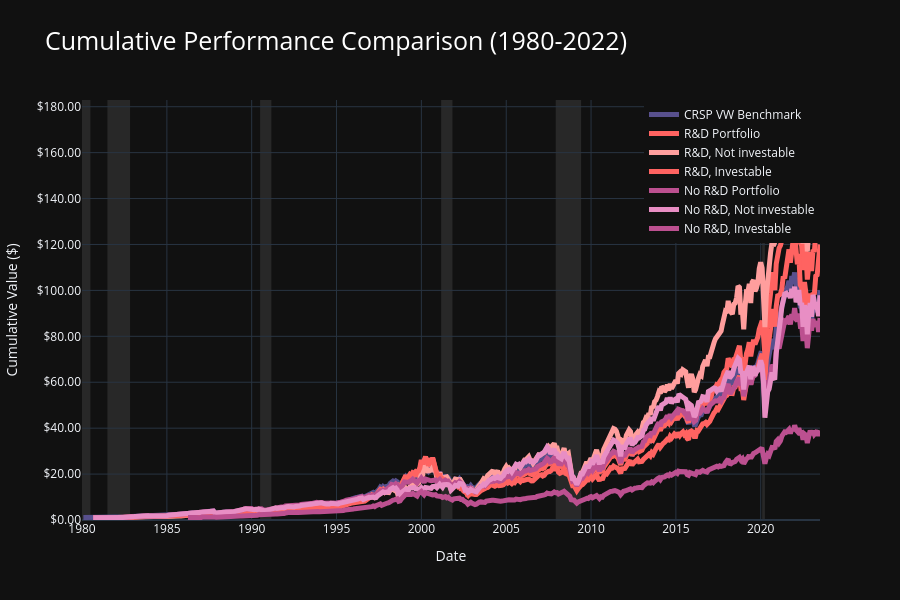
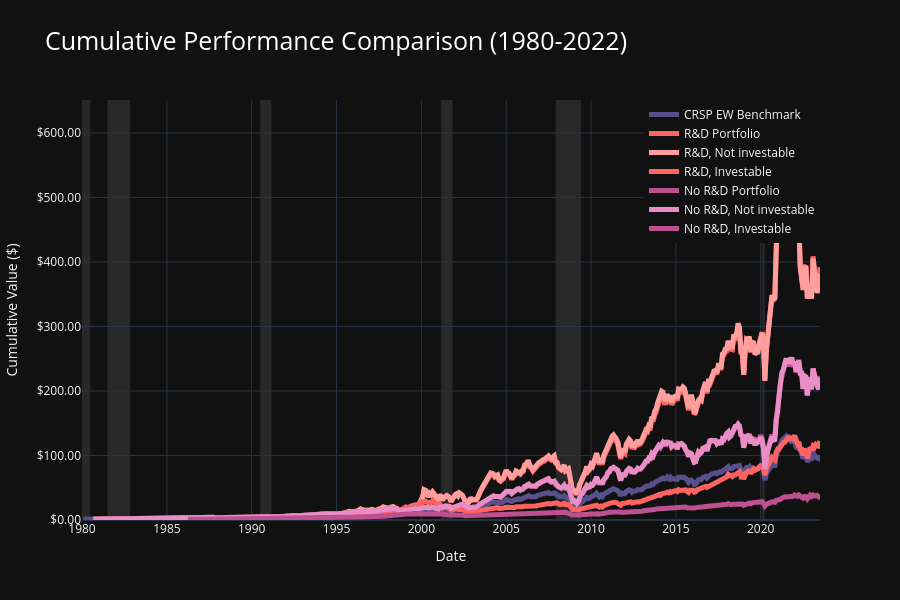

The notebook cell saved with these charts, in order:
### Markdown cell above
## Main Execution

### Code cell
# ============================================================================

performance_table = format_performance_table(portfolio_metrics)
performance_table_8 = format_performance_table(portfolio_metrics_8)
sector_table = format_sector_table(sector_metrics)

# Prepare chart data (2 portfolios + 4 investability portfolios)
chart_data = portfolio_returns.melt(
    id_vars=['date', 'research_not'],
    value_vars=['ew_return', 'vw_return'],
    var_name='weighting',
    value_name='value'
)
chart_data['key'] = chart_data['weighting'] + '_' + chart_data['research_not']

chart_data_8 = portfolio_returns_8.melt(
    id_vars=['date', 'portfolio_id'],
    value_vars=['ew_return', 'vw_return'],
    var_name='weighting',
    value_name='value'
)
chart_data_8['key'] = chart_data_8['weighting'] + '_' + chart_data_8['portfolio_id']
chart_data = pd.concat([chart_data, chart_data_8[['date', 'key', 'value']]], ignore_index=True)

# Add benchmarks
market_vw = market_returns.copy()
market_vw['date'] = market_vw['date'] + pd.offsets.MonthEnd(0)
market_vw['key'] = 'vw_return_CRSP_VW_Benchmark'
market_vw['value'] = market_vw['vwretd']
chart_data = pd.concat([
    chart_data,
    market_vw[['date', 'key', 'value']]
], ignore_index=True)

market_ew = market_returns.copy()
market_ew['date'] = market_ew['date'] + pd.offsets.MonthEnd(0)
market_ew['key'] = 'ew_return_CRSP_EW_Benchmark'
market_ew['value'] = market_ew['ewretd']
chart_data = pd.concat([
    chart_data,
    market_ew[['date', 'key', 'value']]
], ignore_index=True)

chart_data = chart_data[chart_data['date'] >= start_date].sort_values(['key', 'date'])

# Use transform/cumprod so the result aligns to the original index
chart_data['cumvalue'] = (1.0 + pd.to_numeric(chart_data['value'], errors='coerce')).groupby(chart_data['key']).cumprod()

recessions = pd.DataFrame({
    'start': pd.to_datetime(['1980-01-01', '1981-07-01', '1990-07-01', '2001-03-01', '2007-12-01', '2020-02-01']),
    'end': pd.to_datetime(['1980-07-01', '1982-11-01', '1991-03-01', '2001-11-01', '2009-06-01', '2020-04-01'])
})
recessions = recessions[
    (recessions['start'] >= start_date) & (recessions['start'] <= end_date)
]

colors = {
    'R&D Portfolio': '#ff6361',
    'No R&D Portfolio': '#bc5090',
    'R&D, Investable': '#ff6361',
    'R&D, Not investable': '#ff9e9d',
    'No R&D, Investable': '#bc5090',
    'No R&D, Not investable': '#e88ec4',
    'CRSP VW Benchmark': '#58508d',
    'CRSP EW Benchmark': '#58508d'
}

chart_a = create_performance_chart(chart_data, 'vw', recessions, colors, start_date)
chart_b = create_performance_chart(chart_data, 'ew', recessions, colors, start_date)

custom_css = """
<style>
@import url('https://fonts.googleapis.com/css2?family=Tomorrow:wght@400;600;700&display=swap');
body { font-family: 'Tomorrow', sans-serif; background-color: #1d1d1c; padding: 1rem; margin: 0; color: white; }
:root { font-size: 25px; }
.table-dark.table-striped tbody tr:nth-of-type(odd) { background-color: rgba(255, 255, 255, 0.05) !important; }
.table-dark.table-striped tbody tr:nth-of-type(even) { background-color: rgba(0, 0, 0, 0.15) !important; }
.table-dark tbody tr[style*='color'] { background-color: inherit !important; }
.table-dark td, .table-dark th { padding: 0.5rem 0.75rem !important; }
</style>
"""

alpha_table = create_alpha_table(portfolio_metrics, market_returns, rf_rate_monthly)
alpha_table_8 = create_alpha_table(portfolio_metrics_8, market_returns, rf_rate_monthly)
alpha_table_html_wrapped = create_alpha_table_html(alpha_table, custom_css)
alpha_table_8_html_wrapped = create_alpha_table_html(alpha_table_8, custom_css)

# Display outputs
if __name__ == '__main__' or 'get_ipython' in globals():
    # Display tables
    print("\nPerformance Table (2 portfolios):")
    print(performance_table.to_string())
    
    print("\nPerformance Table — 8 portfolios (R&D × Investability):")
    print(performance_table_8.to_string())
    
    print("\nSector Table:")
    print(sector_table.to_string())
    
    # Display charts
    chart_a.show()
    chart_b.show()
    
    # Display alpha table HTML (2 portfolios and 8 portfolios)
    from IPython.display import HTML, display
    display(HTML("<h3>Alpha table (2 portfolios)</h3>"))
    display(HTML(alpha_table_html_wrapped))
    display(HTML("<h3>Alpha table — 8 portfolios (R&D × Investability)</h3>"))
    display(HTML(alpha_table_8_html_wrapped))

# Save workspace (don't save connection - WRDS connections can't be pickled)
workspace = {
    'merged': merged, 'portfolio_returns': portfolio_returns,
    'portfolio_returns_8': portfolio_returns_8, 'portfolio_metrics': portfolio_metrics,
    'portfolio_metrics_8': portfolio_metrics_8, 'portfolio_returns_sector': portfolio_returns_sector,
    'market_returns': market_returns, 'sector_metrics': sector_metrics,
    'performance_table': performance_table, 'performance_table_8': performance_table_8,
    'sector_table': sector_table, 'analysis_data': analysis_data,
    'alpha_table': alpha_table, 'alpha_table_8': alpha_table_8,
    'alpha_table_html_wrapped': alpha_table_html_wrapped, 'alpha_table_8_html_wrapped': alpha_table_8_html_wrapped,
    'start_year': start_year, 'end_year': end_year,
    'start_date': start_date, 'end_date': end_date, 'cusip_target': cusip_target
}
with open(workspace_file, 'wb') as f:
    pickle.dump(workspace, f)

### Figure 1 — Plotly figure (JSON) as saved in the notebook; plotly's stock layout.template omitted (floating-point values rounded to 4 significant figures; data arrays with more than 128 entries replaced by an {"elided": "..."} marker saying what was removed)
{"data": [{"hovertemplate": "<b>CRSP VW Benchmark</b><br>Date: %{x|%Y-%m}<br>Value: $%{y:.2f}<extra></extra>", "line": {"color": "#58508d", "width": 5}, "mode": "lines", "name": "CRSP VW Benchmark", "type": "scatter", "x": {"elided": "522 str values"}, "y": {"elided": "522 float values"}}, {"hovertemplate": "<b>R&D Portfolio</b><br>Date: %{x|%Y-%m}<br>Value: $%{y:.2f}<extra></extra>", "line": {"color": "#ff6361", "width": 5}, "mode": "lines", "name": "R&D Portfolio", "type": "scatter", "x": {"elided": "515 str values"}, "y": {"elided": "515 float values"}}, {"hovertemplate": "<b>R&D, Not investable</b><br>Date: %{x|%Y-%m}<br>Value: $%{y:.2f}<extra></extra>", "line": {"color": "#ff9e9d", "width": 5}, "mode": "lines", "name": "R&D, Not investable", "type": "scatter", "x": {"elided": "515 str values"}, "y": {"elided": "515 float values"}}, {"hovertemplate": "<b>R&D, Investable</b><br>Date: %{x|%Y-%m}<br>Value: $%{y:.2f}<extra></extra>", "line": {"color": "#ff6361", "width": 5}, "mode": "lines", "name": "R&D, Investable", "type": "scatter", "x": {"elided": "504 str values"}, "y": {"elided": "504 float values"}}, {"hovertemplate": "<b>No R&D Portfolio</b><br>Date: %{x|%Y-%m}<br>Value: $%{y:.2f}<extra></extra>", "line": {"color": "#bc5090", "width": 5}, "mode": "lines", "name": "No R&D Portfolio", "type": "scatter", "x": {"elided": "515 str values"}, "y": {"elided": "515 float values"}}, {"hovertemplate": "<b>No R&D, Not investable</b><br>Date: %{x|%Y-%m}<br>Value: $%{y:.2f}<extra></extra>", "line": {"color": "#e88ec4", "width": 5}, "mode": "lines", "name": "No R&D, Not investable", "type": "scatter", "x": {"elided": "515 str values"}, "y": {"elided": "515 float values"}}, {"hovertemplate": "<b>No R&D, Investable</b><br>Date: %{x|%Y-%m}<br>Value: $%{y:.2f}<extra></extra>", "line": {"color": "#bc5090", "width": 5}, "mode": "lines", "name": "No R&D, Investable", "type": "scatter", "x": {"elided": "448 str values"}, "y": {"elided": "448 float values"}}], "layout": {"height": 600, "hovermode": "x unified", "legend": {"orientation": "v", "x": 1, "xanchor": "right", "y": 1, "yanchor": "top"}, "shapes": [{"fillcolor": "rgba(128, 128, 128, 0.2)", "layer": "below", "line": {"width": 0}, "type": "rect", "x0": "1980-01-01T00:00:00", "x1": "1980-07-01T00:00:00", "xref": "x", "y0": 0, "y1": 1, "yref": "y domain"}, {"fillcolor": "rgba(128, 128, 128, 0.2)", "layer": "below", "line": {"width": 0}, "type": "rect", "x0": "1981-07-01T00:00:00", "x1": "1982-11-01T00:00:00", "xref": "x", "y0": 0, "y1": 1, "yref": "y domain"}, {"fillcolor": "rgba(128, 128, 128, 0.2)", "layer": "below", "line": {"width": 0}, "type": "rect", "x0": "1990-07-01T00:00:00", "x1": "1991-03-01T00:00:00", "xref": "x", "y0": 0, "y1": 1, "yref": "y domain"}, {"fillcolor": "rgba(128, 128, 128, 0.2)", "layer": "below", "line": {"width": 0}, "type": "rect", "x0": "2001-03-01T00:00:00", "x1": "2001-11-01T00:00:00", "xref": "x", "y0": 0, "y1": 1, "yref": "y domain"}, {"fillcolor": "rgba(128, 128, 128, 0.2)", "layer": "below", "line": {"width": 0}, "type": "rect", "x0": "2007-12-01T00:00:00", "x1": "2009-06-01T00:00:00", "xref": "x", "y0": 0, "y1": 1, "yref": "y domain"}, {"fillcolor": "rgba(128, 128, 128, 0.2)", "layer": "below", "line": {"width": 0}, "type": "rect", "x0": "2020-02-01T00:00:00", "x1": "2020-04-01T00:00:00", "xref": "x", "y0": 0, "y1": 1, "yref": "y domain"}], "title": {"font": {"color": "white", "size": 25}, "text": "Cumulative Performance Comparison (1980-2022)"}, "xaxis": {"title": {"text": "Date"}}, "yaxis": {"rangemode": "tozero", "tickformat": "$.2f", "title": {"text": "Cumulative Value ($)"}}}}

### Figure 2 — Plotly figure (JSON) as saved in the notebook; plotly's stock layout.template omitted (floating-point values rounded to 4 significant figures; data arrays with more than 128 entries replaced by an {"elided": "..."} marker saying what was removed)
{"data": [{"hovertemplate": "<b>CRSP EW Benchmark</b><br>Date: %{x|%Y-%m}<br>Value: $%{y:.2f}<extra></extra>", "line": {"color": "#58508d", "width": 5}, "mode": "lines", "name": "CRSP EW Benchmark", "type": "scatter", "x": {"elided": "522 str values"}, "y": {"elided": "522 float values"}}, {"hovertemplate": "<b>R&D Portfolio</b><br>Date: %{x|%Y-%m}<br>Value: $%{y:.2f}<extra></extra>", "line": {"color": "#ff6361", "width": 5}, "mode": "lines", "name": "R&D Portfolio", "type": "scatter", "x": {"elided": "515 str values"}, "y": {"elided": "515 float values"}}, {"hovertemplate": "<b>R&D, Not investable</b><br>Date: %{x|%Y-%m}<br>Value: $%{y:.2f}<extra></extra>", "line": {"color": "#ff9e9d", "width": 5}, "mode": "lines", "name": "R&D, Not investable", "type": "scatter", "x": {"elided": "515 str values"}, "y": {"elided": "515 float values"}}, {"hovertemplate": "<b>R&D, Investable</b><br>Date: %{x|%Y-%m}<br>Value: $%{y:.2f}<extra></extra>", "line": {"color": "#ff6361", "width": 5}, "mode": "lines", "name": "R&D, Investable", "type": "scatter", "x": {"elided": "504 str values"}, "y": {"elided": "504 float values"}}, {"hovertemplate": "<b>No R&D Portfolio</b><br>Date: %{x|%Y-%m}<br>Value: $%{y:.2f}<extra></extra>", "line": {"color": "#bc5090", "width": 5}, "mode": "lines", "name": "No R&D Portfolio", "type": "scatter", "x": {"elided": "515 str values"}, "y": {"elided": "515 float values"}}, {"hovertemplate": "<b>No R&D, Not investable</b><br>Date: %{x|%Y-%m}<br>Value: $%{y:.2f}<extra></extra>", "line": {"color": "#e88ec4", "width": 5}, "mode": "lines", "name": "No R&D, Not investable", "type": "scatter", "x": {"elided": "515 str values"}, "y": {"elided": "515 float values"}}, {"hovertemplate": "<b>No R&D, Investable</b><br>Date: %{x|%Y-%m}<br>Value: $%{y:.2f}<extra></extra>", "line": {"color": "#bc5090", "width": 5}, "mode": "lines", "name": "No R&D, Investable", "type": "scatter", "x": {"elided": "448 str values"}, "y": {"elided": "448 float values"}}], "layout": {"height": 600, "hovermode": "x unified", "legend": {"orientation": "v", "x": 1, "xanchor": "right", "y": 1, "yanchor": "top"}, "shapes": [{"fillcolor": "rgba(128, 128, 128, 0.2)", "layer": "below", "line": {"width": 0}, "type": "rect", "x0": "1980-01-01T00:00:00", "x1": "1980-07-01T00:00:00", "xref": "x", "y0": 0, "y1": 1, "yref": "y domain"}, {"fillcolor": "rgba(128, 128, 128, 0.2)", "layer": "below", "line": {"width": 0}, "type": "rect", "x0": "1981-07-01T00:00:00", "x1": "1982-11-01T00:00:00", "xref": "x", "y0": 0, "y1": 1, "yref": "y domain"}, {"fillcolor": "rgba(128, 128, 128, 0.2)", "layer": "below", "line": {"width": 0}, "type": "rect", "x0": "1990-07-01T00:00:00", "x1": "1991-03-01T00:00:00", "xref": "x", "y0": 0, "y1": 1, "yref": "y domain"}, {"fillcolor": "rgba(128, 128, 128, 0.2)", "layer": "below", "line": {"width": 0}, "type": "rect", "x0": "2001-03-01T00:00:00", "x1": "2001-11-01T00:00:00", "xref": "x", "y0": 0, "y1": 1, "yref": "y domain"}, {"fillcolor": "rgba(128, 128, 128, 0.2)", "layer": "below", "line": {"width": 0}, "type": "rect", "x0": "2007-12-01T00:00:00", "x1": "2009-06-01T00:00:00", "xref": "x", "y0": 0, "y1": 1, "yref": "y domain"}, {"fillcolor": "rgba(128, 128, 128, 0.2)", "layer": "below", "line": {"width": 0}, "type": "rect", "x0": "2020-02-01T00:00:00", "x1": "2020-04-01T00:00:00", "xref": "x", "y0": 0, "y1": 1, "yref": "y domain"}], "title": {"font": {"color": "white", "size": 25}, "text": "Cumulative Performance Comparison (1980-2022)"}, "xaxis": {"title": {"text": "Date"}}, "yaxis": {"rangemode": "tozero", "tickformat": "$.2f", "title": {"text": "Cumulative Value ($)"}}}}
